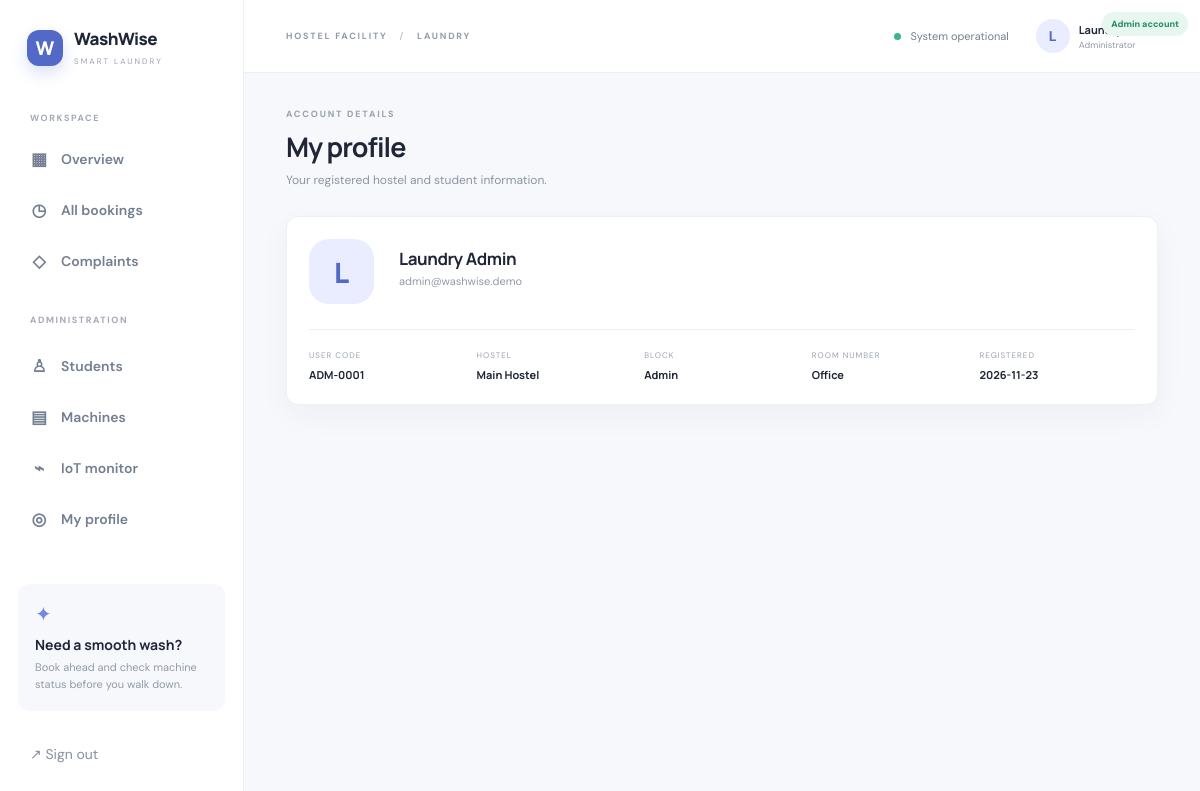
Page /profile (signed in) on the committed database.
### tables this page shows
CREATE TABLE users (
      id INTEGER PRIMARY KEY AUTOINCREMENT, student_code TEXT UNIQUE NOT NULL,
      name TEXT NOT NULL, email TEXT UNIQUE NOT NULL, password TEXT NOT NULL,
      role TEXT NOT NULL DEFAULT 'student', hostel TEXT NOT NULL DEFAULT 'Boys Hostel',
      block TEXT NOT NULL DEFAULT 'A', room TEXT NOT NULL DEFAULT '101', phone TEXT DEFAULT '',
      created_at TEXT NOT NULL
    );

### app.py (the view)
@app.route('/profile')
@login_required
def profile():
    con=db(); user=con.execute('SELECT * FROM users WHERE id=?',(session['user_id'],)).fetchone(); con.close(); return render_template('profile.html',user=user)

### app.py (called while the page is built)
def db():
    con = sqlite3.connect(DB_PATH)
    con.row_factory = sqlite3.Row
    con.execute('PRAGMA foreign_keys = ON')
    return con

def login_required(fn):
    @wraps(fn)
    def wrapper(*args, **kwargs):
        if not session.get('user_id'):
            return redirect(url_for('login'))
        return fn(*args, **kwargs)
    return wrapper

def current_user():
    if not session.get('user_id'): return None
    con=db(); row=con.execute('SELECT * FROM users WHERE id=?',(session['user_id'],)).fetchone(); con.close(); return row

@app.context_processor
def inject_globals():
    return {'current_user': current_user(), 'today': date.today().isoformat()}

### templates/profile.html
{% extends 'base.html' %}{% block title %}My Profile{% endblock %}{% block content %}<div class="page-head"><div><div class="eyebrow">ACCOUNT DETAILS</div><h1>My profile</h1><p>Your registered hostel and student information.</p></div></div><section class="panel profile-card"><div class="profile-avatar">{{ user.name[:1] }}</div><div><h2>{{ user.name }}</h2><p class="muted">{{ user.email }}</p><span class="status available">{{ user.role|title }} account</span></div><div class="profile-details"><div><small>USER CODE</small><b>{{ user.student_code }}</b></div><div><small>HOSTEL</small><b>{{ user.hostel }}</b></div><div><small>BLOCK</small><b>{{ user.block }}</b></div><div><small>ROOM NUMBER</small><b>{{ user.room }}</b></div><div><small>REGISTERED</small><b>{{ user.created_at[:10] }}</b></div></div></section>{% endblock %}

### templates/base.html
<!doctype html><html lang="en"><head><meta charset="utf-8"><meta name="viewport" content="width=device-width, initial-scale=1"><title>{% block title %}WashWise{% endblock %} | Smart Laundry</title><link rel="preconnect" href="https://fonts.googleapis.com"><link href="https://fonts.googleapis.com/css2?family=DM+Sans:wght@400;500;600;700&family=Manrope:wght@400;500;600;700;800&display=swap" rel="stylesheet"><link rel="stylesheet" href="{{ url_for('static',filename='style.css') }}"><script src="https://cdn.jsdelivr.net/npm/chart.js"></script></head><body>{% if current_user %}<aside class="sidebar"><a class="brand" href="{{ url_for('dashboard') }}"><span class="brand-mark">W</span><span><b>WashWise</b><small>SMART LAUNDRY</small></span></a><div class="side-label">WORKSPACE</div><nav><a class="{{ 'active' if request.endpoint=='dashboard' else '' }}" href="{{ url_for('dashboard') }}"><i>▦</i> Overview</a><a class="{{ 'active' if request.endpoint=='bookings' else '' }}" href="{{ url_for('bookings') }}"><i>◷</i> {{ 'All bookings' if current_user.role=='admin' else 'My bookings' }}</a><a class="{{ 'active' if request.endpoint=='complaints' else '' }}" href="{{ url_for('complaints') }}"><i>◇</i> Complaints</a>{% if current_user.role=='admin' %}<div class="side-label">ADMINISTRATION</div><a href="{{ url_for('users') }}"><i>♙</i> Students</a><a href="{{ url_for('machines_page') }}"><i>▤</i> Machines</a><a href="{{ url_for('iot_page') }}"><i>⌁</i> IoT monitor</a>{% endif %}<a href="{{ url_for('profile') }}"><i>◎</i> My profile</a></nav><div class="sidebar-bottom"><div class="help-card"><span>✦</span><b>Need a smooth wash?</b><p>Book ahead and check machine status before you walk down.</p></div><a href="{{ url_for('logout') }}" class="signout">↗ Sign out</a></div></aside><main class="main"><header class="topbar"><div class="crumb">HOSTEL FACILITY <span>/</span> LAUNDRY</div><div class="top-actions"><span class="live-dot"></span><span class="live-text">System operational</span><div class="avatar">{{ current_user.name[:1]|upper }}</div><div class="user-mini"><b>{{ current_user.name }}</b><small>{{ 'Administrator' if current_user.role=='admin' else current_user.student_code }}</small></div></div></header><div class="content">{% with messages=get_flashed_messages(with_categories=true) %}{% if messages %}{% for category,message in messages %}<div class="flash {{ category }}">{{ message }} <button onclick="this.parentElement.remove()">×</button></div>{% endfor %}{% endif %}{% endwith %}{% block content %}{% endblock %}</div></main>{% else %}{% block auth %}{% endblock %}{% endif %}<script src="{{ url_for('static',filename='app.js') }}"></script>{% block scripts %}{% endblock %}</body></html>

### static/style.css (style rules this page uses)
:root { --ink:#202638;--muted:#8790a2;--line:#edf0f4;--bg:#f7f8fb;--blue:#5269c8;--blue2:#7188df;--green:#299b77;--amber:#c68a37;--red:#cf626b;--shadow:0 10px 30px rgba(34,45,75,.045) }
* { box-sizing:border-box }
body { margin:0;background:var(--bg);color:var(--ink);font-family:'DM Sans',sans-serif;font-size:14px }
h1,h2,h3,b,strong { font-family:'Manrope',sans-serif }
a { text-decoration:none;color:inherit }
.sidebar { position:fixed;inset:0 auto 0 0;width:244px;background:#fff;border-right:1px solid var(--line);padding:27px 18px;display:flex;flex-direction:column;z-index:5 }
.brand { display:flex;align-items:center;gap:11px;padding:0 9px 39px }
.brand-mark { width:36px;height:36px;border-radius:12px;background:#5269c8;color:#fff;display:grid;place-items:center;font:800 19px Manrope;box-shadow:0 7px 16px #5269c833 }
.brand b { font:800 17px Manrope;display:block;letter-spacing:-.5px }
.brand small { font-size:8px;letter-spacing:2px;color:#9aa2b1 }
.side-label { font-size:9px;font-weight:700;letter-spacing:1.6px;color:#a2a9b6;padding:0 12px 12px;margin-top:5px }
.sidebar nav { display:flex;flex-direction:column;gap:5px }
.sidebar nav a { padding:12px;border-radius:9px;color:#747e91;font-weight:600;display:flex;gap:13px;align-items:center }
.sidebar nav a i { font-style:normal;font-size:17px;width:18px;text-align:center }
.sidebar nav .side-label { margin-top:25px }
.sidebar-bottom { margin-top:auto }
.help-card { background:#f7f8fc;border-radius:12px;padding:17px;margin-bottom:24px }
.help-card span { color:#7188df;font-size:20px }
.help-card b { display:block;margin:8px 0 5px }
.help-card p { color:#929aaa;font-size:11px;line-height:1.6;margin:0 }
.signout { color:#8790a2;padding:10px 12px;display:block }
.main { margin-left:244px;min-height:100vh }
.topbar { height:73px;background:#fff;border-bottom:1px solid var(--line);display:flex;align-items:center;justify-content:space-between;padding:0 42px }
.crumb { font-size:9px;letter-spacing:1.8px;color:#929aaa;font-weight:700 }
.crumb span { padding:0 8px;color:#c1c6d0 }
.top-actions { display:flex;align-items:center;gap:9px }
.live-dot { width:7px;height:7px;background:#39b58b;border-radius:50% }
.live-text { font-size:11px;color:#718091;margin-right:18px }
.avatar { width:34px;height:34px;border-radius:50%;background:#e9edff;color:#5269c8;display:grid;place-items:center;font-weight:800 }
.user-mini b,.user-mini small { display:block }
.user-mini b { font-size:11px }
.user-mini small { font-size:9px;color:#929aaa;margin-top:2px }
.content { max-width:1600px;margin:auto;padding:35px 42px 60px }
.page-head { display:flex;align-items:center;justify-content:space-between;margin-bottom:28px }
.eyebrow { font-size:9px;letter-spacing:1.8px;color:#9aa2b1;font-weight:800;margin-bottom:8px }
.page-head h1 { font-size:27px;letter-spacing:-1px;margin:0 0 7px }
.page-head p { color:#8c95a6;margin:0;font-size:12px }
.section-head h2,.panel h2 { font-size:17px;margin:0;letter-spacing:-.4px }
.status { position:absolute;top:12px;right:12px;border-radius:20px;padding:6px 9px;font-size:9px;font-weight:800;background:#fff }
.status.available { color:#238c6b;background:#e7f6ef }
.panel { background:#fff;border:1px solid var(--line);border-radius:12px;padding:22px;box-shadow:var(--shadow);margin-bottom:18px }
.profile-card { display:grid;grid-template-columns:75px 1fr;gap:15px;align-items:center }
.profile-avatar { width:65px;height:65px;border-radius:20px;background:#e9edff;color:#5269c8;display:grid;place-items:center;font:800 28px Manrope }
.profile-card h2 { margin:0 0 4px }
.profile-card p { margin:0 0 9px;font-size:11px }
.profile-details { grid-column:1/-1;display:grid;grid-template-columns:repeat(5,1fr);gap:12px;border-top:1px solid var(--line);padding-top:20px;margin-top:10px }
.profile-details small,.profile-details b { display:block }
.profile-details small { font-size:8px;letter-spacing:1px;color:#9aa2b1;margin-bottom:7px }
.profile-details b { font-size:11px }
.muted { color:#929aaa }

### rows in the picture
users: role "All bookings", name "L", name "Laundry…", role "Administrator", name "Laundry Admin", email "admin@washwise.demo", role "Admin", student_code "ADM-0001", hostel "Main Hostel", block "Admin", room "Office", created_at "2026-11-23"
